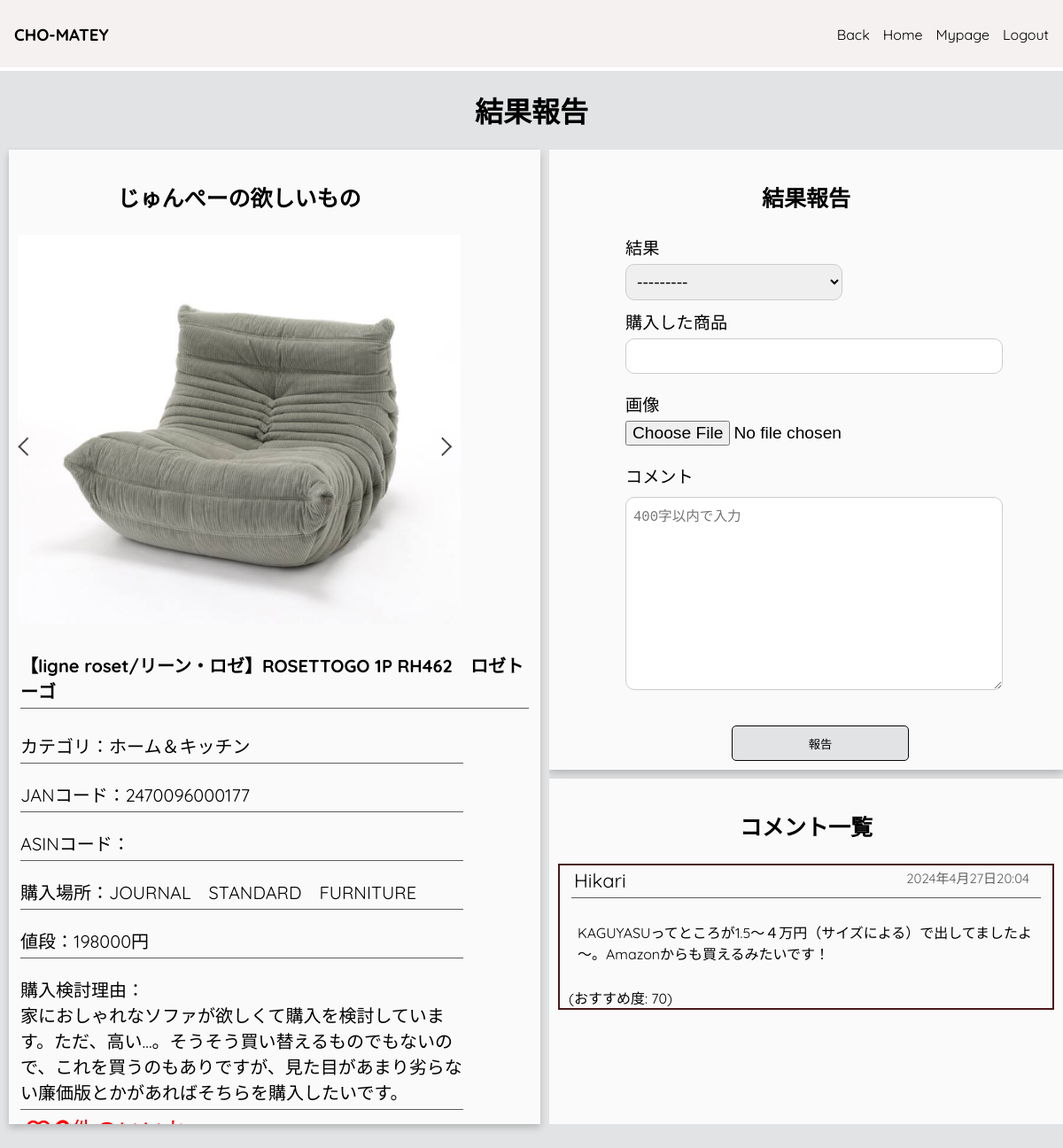
The app's page /cho-matey/report_result/6 (signed in) with its own data.
### choapp/models.py (models this page shows, shortened)
class BaseModel(models.Model):
     created_at = models.DateTimeField(auto_now_add=True)
     updated_at = models.DateTimeField(auto_now=True)
     class Meta:
         abstract = True

class Posts(BaseModel):
    user = models.ForeignKey(Users, on_delete=models.CASCADE)
    product = models.ForeignKey(Products, on_delete=models.CASCADE)
    purchase_place = models.CharField(max_length=200)
    price = models.IntegerField(null=True,blank=True)
    image =  models.ImageField(upload_to='images/',default='')
    purchase_reason = models.TextField()
    class Meta:
        db_table = 'posts'

class Users(AbstractBaseUser, BaseModel):
    username = models.CharField(max_length=64,unique=True)
    objects = UserManager()
    USERNAME_FIELD = 'username'
    REQUIRED_FIELDS = []
    is_admin = models.BooleanField(default=False)
    class Meta:
        db_table = 'users'

class Products(BaseModel):
    category = models.ForeignKey(Product_Categories, on_delete=models.CASCADE)
    product_name = models.CharField(max_length=256)
    jan_code = models.CharField(max_length=13, null=True)
    asin_code= models.CharField(max_length=10, null=True)
    class Meta:
        db_table = 'products'

class Product_Categories(models.Model):
    category_name = models.CharField(max_length=16, null=True)
    class Meta:
        db_table = 'product_categories'

class Reactions(BaseModel):
    user = models.ForeignKey(Users, on_delete=models.CASCADE)
    post = models.ForeignKey(Posts, on_delete=models.CASCADE,related_name = 'reactions')
    comment = models.TextField()
    boost_score = models.IntegerField(
         validators=[MinValueValidator(1), MaxValueValidator(100)],
         blank = True,
         null = True,
    )
    class Meta:
        db_table = 'reactions'

### choapp/views.py (the view)
# urls.py: path('cho-matey/report_result/<int:post_id>', views.report_result, name='report_result'),
@login_required
def report_result(request, post_id):
    post = get_object_or_404(Posts, pk=post_id, user=request.user)
    liked = Liked_Posts.objects.filter(post=post, user=request.user).exists()
    liked_count = Liked_Posts.objects.filter(post=post).count()
    if request.method == 'POST':
        form = ResultForm(request.POST, request.FILES)
        if form.is_valid():
            result = form.save(commit=False)
            result.post = post
            result.save()
            return redirect('mypage')
    else:
        form = ResultForm()
    return render(request, 'report_result.html', {
        'form': form,
        'post': post,
        'liked': liked,
        'liked_count':liked_count,
    })

### choapp/forms.py
class ResultForm(forms.ModelForm):
  result_comment = forms.CharField(
    widget=forms.Textarea(attrs={'maxlength': '400','placeholder':'400字以内で入力'})
    )
  class Meta:
    model = Results
    fields = ['result_category','purchased_product_name','result_image','result_comment']

### templates/report_result.html (shortened to what this page needs)
{% extends 'base.html' %}
{% block content %}
   <h1>結果報告</h1>
    <div class="post-detail">
        <div class="left">
            {% include 'detail.html' %}
        </div>
        <div class="right">
            <div class="report-result">
                <h3>結果報告</h3>
                    <form method="post" enctype="multipart/form-data">
                        <div>
                        <label for="{{ form.result_category.id_for_label }}">結果</label>
                            {{ form.result_category }}
                        </div>
                        <div>
                            <label for="{{ form.purchased_product_name.id_for_label }}">購入した商品</label>
                            {{ form.purchased_product_name }}
                        </div>
                        <div>
                            <label for="{{ form.result_image.id_for_label }}">画像</label>
                            {{ form.result_image }}
                        </div>
                        <div>
                            <label for="{{ form.result_comment.id_for_label }}">コメント</label>
                            {{ form.result_comment }}
                        </div>
                        <button type="submit" class="report-button">報告</button>
                    </form>
            </div>
            <div class="reactions">
                <h3>コメント一覧</h3>
                    {% for reaction in post.reactions.all %}
                    <div class="reaction-container">
                        <div class='reaction-info'>
                            <div class="reaction-username">{{ reaction.user.username }}</div>
                            <div class="reaction-date">{{ reaction.created_at }}</div>
                        </div>
                        <p class="comment-style">{{ reaction.comment|linebreaksbr }} </p>
                        <div class="score-date">
                            <div>
                            {% if reaction.boost_score %}
                                (おすすめ度: {{ reaction.boost_score }})
                            {% endif %}
                            </div>
                        </div>
                    </div>
                    {% empty %}
                        <p class="none-message">コメントがありません</p>
                    {% endfor %}
            </div>
        </div>
{% endblock %}

### templates/detail.html (shortened to what this page needs)
<div class="post-content">
          <h3>{{ post.user.username }}の欲しいもの</h3>
        <div class="image">
          <p><img src="{{ post.image.url }}" alt="商品画像"></p>
        </div>
        <h4>{{ post.product.product_name }}</h4>
          <p class="border">カテゴリ：{{ post.product.category.category_name }}</p>
          <p class="border">JANコード：{{ post.product.jan_code }}</p>
          <p class="border">ASINコード：{{ post.product.asin_code }}</p>
          <p class="border">購入場所：{{ post.purchase_place }}</p>
          <p class="border">値段：{{ post.price }}円</p>
          <div class="border">
            <div>購入検討理由：</div>
            <div>{{ post.purchase_reason|linebreaksbr }}</div>
          </div>
          {% if liked %}
              <button type="button" id="like-post" style="border:none;background:none">
              <i class="fas fa-heart text-danger" id="icon">
                  <span id="liked_count">{{ liked_count }}件のいいね</span>
              </i>
              </button>
          {% else %}
              <button type="button" id="like-post" style="border:none;background:none">
                <i class="far fa-heart text-danger" id="icon">
                  <span id="liked_count">{{ liked_count }}件のいいね</span>
                </i>
              </button>
          {% endif %}
  </div>

### static/css/style.css (style rules this page uses)
body { background-color:rgb(226, 227, 228); margin: 0; padding: 0; }
h1 { text-align: center; }
button { padding: 10px; background-color:rgb(226, 227, 228); border: 1px solid #080808; border-radius: 5px; height: 40px; box-sizing: border-box; margin: 0; transition: background-color 0.3s, color 0.3s, border-color 0.3s; }
#like-post i { font-size: 2em; cursor: pointer; }
#liked_count { font-size: auto; }
.far.fa-heart { color: red; }
.post-detail { display: flex; justify-content: center; align-items: flex-start; }
.post-detail h3 { font-size: 25px; }
.left { display: flex; flex-direction: column; align-items: center; justify-content: flex-start; background-color: rgb(250, 250, 250); border: none; box-shadow: 0 4px 8px 0 rgba(0, 0, 0, 0.2); padding: 10px; width: 680px; height: 1080px; overflow-y: auto; overflow-x: hidden; margin-right: 10px; margin-left: 10px; margin-bottom: 10px; }
img { width: 500px; height: auto; }
.post-content { font-size: 20px; }
.border { border-bottom: 1px solid #5e5d5d; padding-bottom: 5px; margin-left: 3px; margin-right: 3px; max-width: 500px; word-wrap: break-word; }
.post-content h3 { text-align: center; max-width: 500px; word-wrap: break-word; }
.post-content h4 { border-bottom: 1px solid #5e5d5d; padding-bottom: 5px; margin-left: 3px; margin-right: 3px; }
.right { width:680px; max-height: 1100px; overflow-y:auto; }
.reactions { display: flex; flex-direction: column; justify-content: flex-start; background-color: rgb(250, 250, 250); border: none; box-shadow: 0 4px 8px 0 rgba(0, 0, 0, 0.2); height:800px; overflow-y:auto; padding: 10px }
.reactions h3 { text-align: center; }
.reaction-container { border:2px solid rgb(74, 24, 24); padding-right: 10px; padding-left: 10px; margin-bottom: 1px; }
.reaction-info { display: flex; justify-content: space-between; padding: 3px; border-bottom: 1px solid #5e5d5d; padding-bottom: 5px; margin-left: 3px; margin-right: 3px; }
.reaction-username { flex-grow: 1; min-width: 0; white-space: nowrap; overflow: hidden; text-overflow: ellipsis; font-size: 22px; }
.reaction-date { margin-left: auto; margin-right: 10px; font-size: 15px; color: #5f6060; white-space: nowrap; }
.comment-style { max-width: 620px; word-wrap: break-word; padding:10px; }
.report-result { display: flex; flex-direction: column; align-items: center; justify-content: center; background-color: rgb(250, 250, 250); border: none; box-shadow: 0 4px 8px 0 rgba(0, 0, 0, 0.2); padding: 10px; margin-bottom: 10px; }
.report-result label, .report-result input, .report-result select, .report-result textarea { display: block; margin-bottom: 5px; text-align: left; font-size: 1.2em; }
.report-result input[type="text"], .report-result textarea { padding: 8px; border: 1px solid #ccc; border-radius: 10px; margin-bottom: 20px; width: 100%; }
.report-result select { padding: 8px; border: 1px solid #ccc; border-radius: 10px; margin-bottom: 10px; width:60% }
.report-result textarea { height: 200px; border-radius: 10px; margin-top: 10px; margin-bottom: 40px; }
.report-button { margin-left: 120px; width: 15em; }

### templates/base.html (style rules this page uses)
body { font-family: 'Quicksand', sans-serif; }

### records on screen
Posts: user.username "じゅんぺー", image (picture), product.product_name "【ligne roset/リーン・ロゼ】ROSETTOGO 1P RH462 ロゼトーゴ", product.category.category_name "ホーム＆キッチン", product.jan_code "2470096000177", purchase_place "JOURNAL STANDARD FURNITURE", price "198000", purchase_reason "家におしゃれなソファが欲しくて購入を検討しています。ただ、高い…。そうそう買い替えるものでもないので、これを買うのもありですが、見た目があまり劣らない廉価版とかがあればそちらを購入したいです。"
Reactions: user.username "Hikari", created_at "2024年4月27日20:04", comment "KAGUYASUってところが1.5～４万円（サイズによる）で出してましたよ～。Amazonからも買えるみたいです！", boost_score "70"
